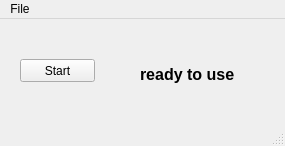
<?xml version="1.0" encoding="UTF-8"?>
<ui version="4.0">
 <class>MainWindow</class>
 <widget class="QMainWindow" name="MainWindow">
  <property name="geometry">
   <rect>
    <x>0</x>
    <y>0</y>
    <width>285</width>
    <height>146</height>
   </rect>
  </property>
  <property name="windowTitle">
   <string>Clicker</string>
  </property>
  <widget class="QWidget" name="centralwidget">
   <widget class="QPushButton" name="pushButton">
    <property name="geometry">
     <rect>
      <x>20</x>
      <y>40</y>
      <width>75</width>
      <height>23</height>
     </rect>
    </property>
    <property name="text">
     <string>Start</string>
    </property>
   </widget>
   <widget class="QLabel" name="label">
    <property name="geometry">
     <rect>
      <x>140</x>
      <y>40</y>
      <width>121</width>
      <height>31</height>
     </rect>
    </property>
    <property name="font">
     <font>
      <pointsize>12</pointsize>
      <weight>75</weight>
      <bold>true</bold>
     </font>
    </property>
    <property name="text">
     <string>ready to use</string>
    </property>
   </widget>
  </widget>
  <widget class="QMenuBar" name="menubar">
   <property name="geometry">
    <rect>
     <x>0</x>
     <y>0</y>
     <width>285</width>
     <height>25</height>
    </rect>
   </property>
   <widget class="QMenu" name="menuFile">
    <property name="title">
     <string>File</string>
    </property>
   </widget>
   <addaction name="menuFile"/>
  </widget>
  <widget class="QStatusBar" name="statusbar"/>
 </widget>
 <resources/>
 <connections/>
</ui>
